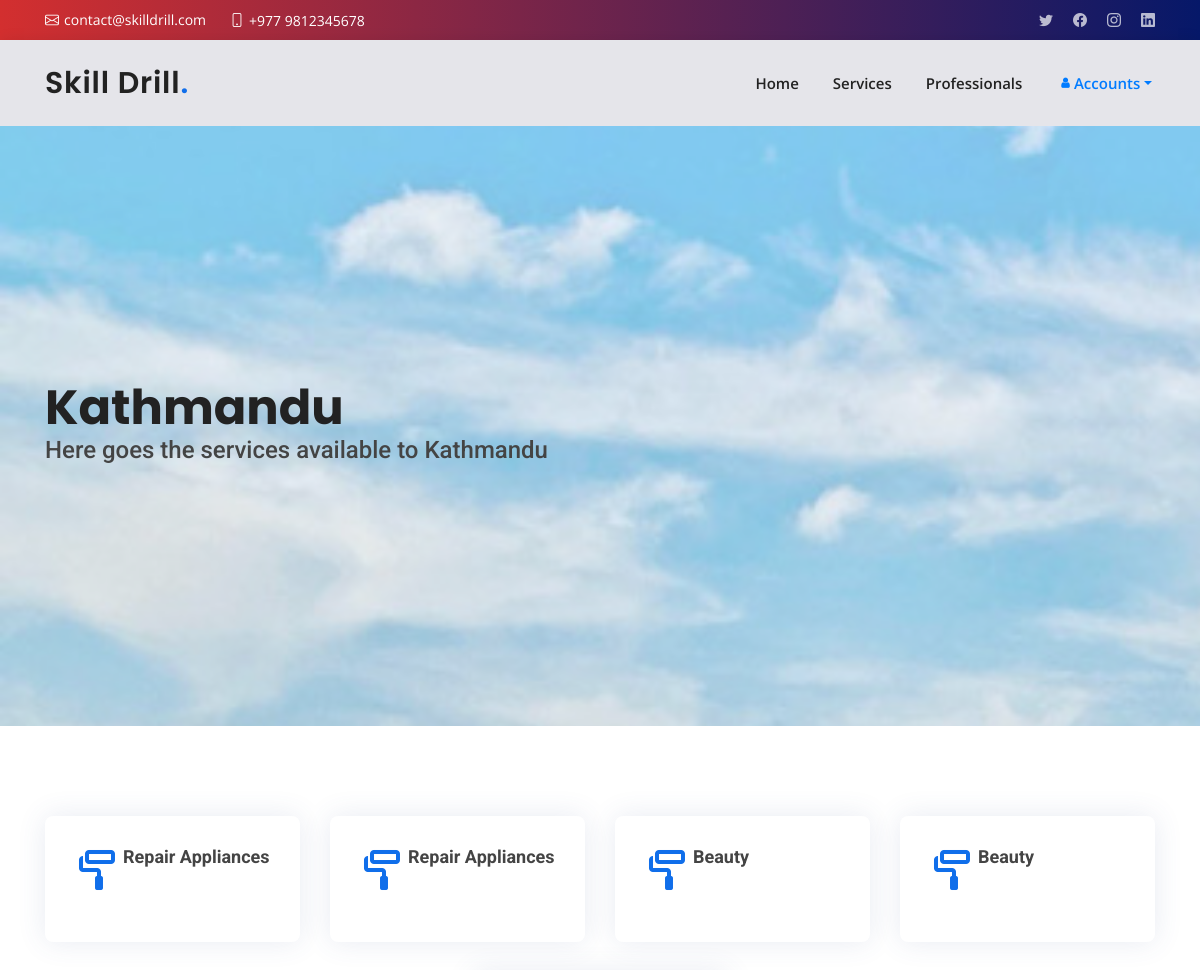
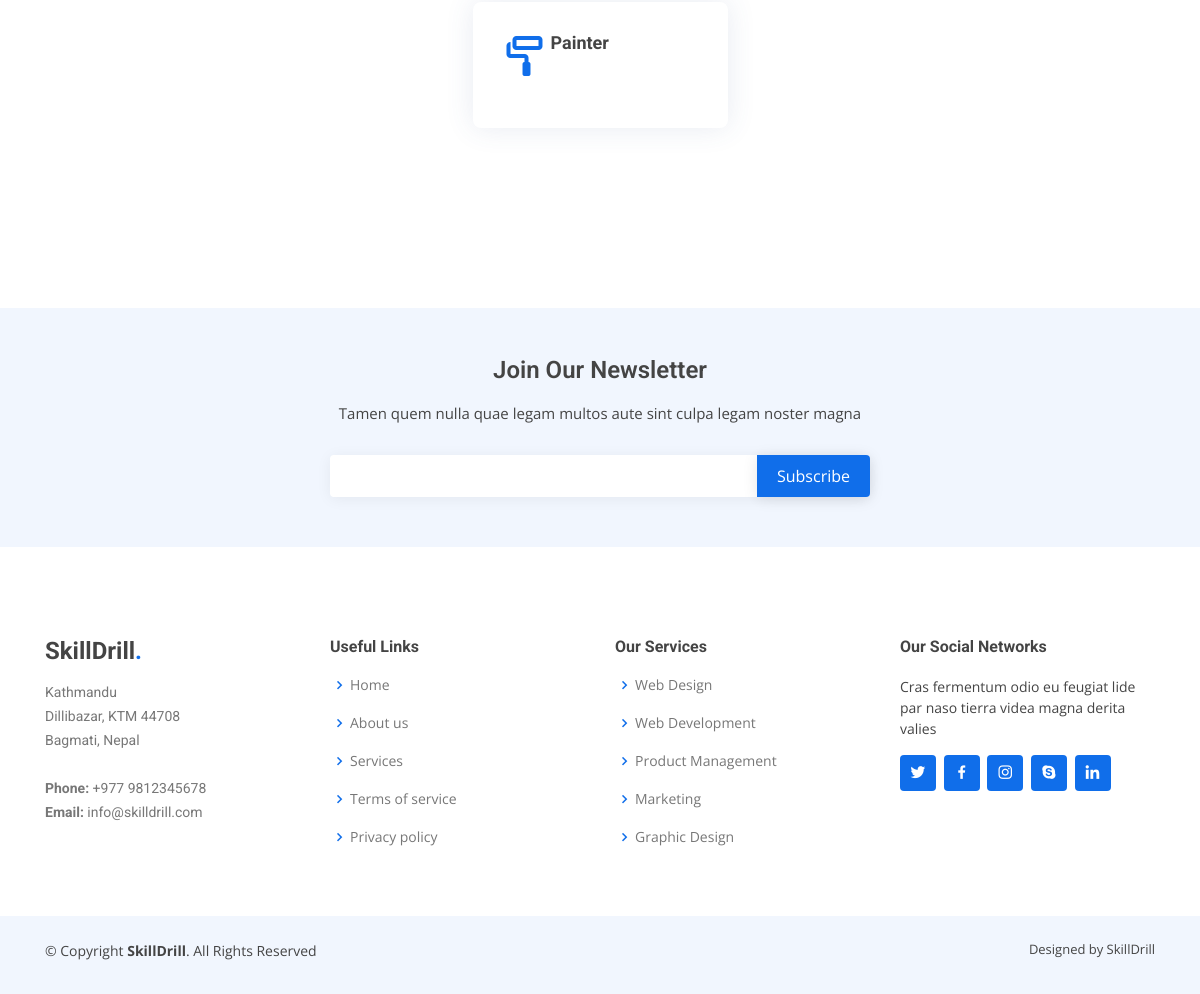
/locations/Kathmandu, run on the app's committed database (2 pictures, top to bottom).
### locations/models.py (models this page shows, shortened)
class Location(models.Model):
    location = models.CharField(max_length=200, null=True)
    cover = models.FileField(upload_to='img/location', default='img/location/lalitpur.jpeg')

class Services(models.Model):
    category = models.ForeignKey(Category, null=True, on_delete=models.CASCADE, related_name="rel_cat")
    title = models.CharField(max_length=200)
    charge = models.IntegerField()
    time = models.IntegerField(null=True)
    description = models.CharField(max_length=2000, null=True)
    professional = models.CharField(max_length=100)  # Todo: Many to Many
    location = models.ManyToManyField(Location, related_name="services")

class Category(models.Model):
    category = models.CharField(max_length=200)
    manager = models.CharField(max_length=100)
    def __str__(self):
        return self.category

### locations/views.py (the view)
# urls.py: path('<str:location_name>', views.location, name="location"),
def location(request, location_name):  # service_id
    locations = Location.objects.get(location=location_name)
    category = Category.objects.all()
    return render(request, "locations/location.html", {
        "locations": locations, "services": locations.services.all(), "category": category
    })

### locations/templates/locations/location.html (shortened to what this page needs)
{% extends 'layout.html' %}
{% load static %}
{% block body %}
{% include 'servicesNavbar.html' %}
<section id="hero" class="d-flex align-items-center" style="background-image:url('{{ locations.cover.url }}')">
  <div class="container" data-aos="zoom-out" data-aos-delay="100">
    <h1>{{ locations.location }}</h1>
    <h4>Here goes the services available to {{ locations.location }}</h4>
  </div>
</section>
<section id="featured-services" class="featured-services">
  <div class="container rounded">
    <div class="row justify-content-center">
      {% for cats in services %}
        {% if cats.category %}
          <div class="col-md-6 col-lg-3 mb-5 mb-lg-0" type="button" data-toggle="modal" data-target=#modalCate>
            <div class="icon-box d-flex ">
              <div class="icon"><i class="bx bx-paint-roll"></i></div>
                <h4 class="title">{{ cats.category }}</h4>
            </div>
          </div>
        {% endif %}
      {% empty %}
      <h3>No Services Available in This Location Right Now.</h3>
      {% endfor %}
    </div>
  </div>
</section>
<section>
</section>
{% endblock %}

### skilldrill/static/css/style.css (style rules this page uses)
body { font-family: "Open Sans", sans-serif; color: #444444; }
h1, h2, h3, h4, h5, h6 { font-family: "Roboto", sans-serif; }
#hero { width: 100%; height: 75vh; background-size: cover; position: relative; }
#hero:before { content: ""; background: rgba(255, 255, 255, 0.5); position: absolute; bottom: 0; top: 0; left: 0; right: 0; }
#hero .container { position: relative; }
#hero h1 { margin: 0; font-size: 48px; font-weight: 700; line-height: 56px; color: #222222; font-family: "Poppins", sans-serif; }
@media (min-width: 1024px) { #hero { background-attachment: fixed; } }
section { padding: 60px 0; overflow: hidden; }
.featured-services .icon-box { padding: 30px; position: relative; overflow: hidden; background: #fff; box-shadow: 0 0 29px 0 rgba(68, 88, 144, 0.12); transition: all 0.3s ease-in-out; border-radius: 8px; z-index: 1; }
.featured-services .icon-box::before { content: ''; position: absolute; background: #cbe0fb; right: 0; left: 0; bottom: 0; top: 100%; transition: all 0.3s; z-index: -1; }
.featured-services .icon { margin-bottom: 15px; }
.featured-services .icon i { font-size: 48px; line-height: 1; color: #106eea; transition: all 0.3s ease-in-out; }
.featured-services .title { font-weight: 700; margin-bottom: 15px; font-size: 18px; }
.col-md-6 { margin-top: 30px; }

### data on the page
Location: cover (picture), location "Kathmandu"
Services: category "Repair Appliances"
Services: category "Repair Appliances"
Services: category "Beauty"
Services: category "Beauty"
Services: category "Painter"
